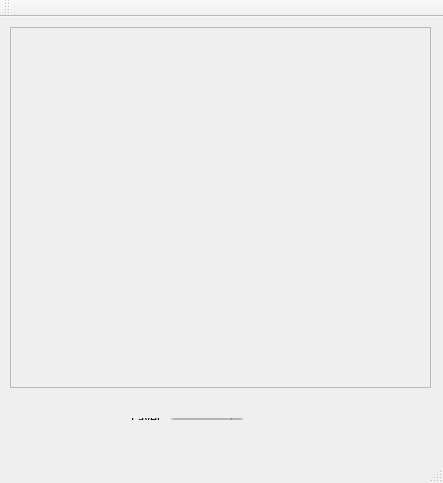
<?xml version="1.0" encoding="UTF-8"?>
<ui version="4.0">
 <class>MainWindow</class>
 <widget class="QMainWindow" name="MainWindow">
  <property name="geometry">
   <rect>
    <x>0</x>
    <y>0</y>
    <width>443</width>
    <height>483</height>
   </rect>
  </property>
  <property name="windowTitle">
   <string>MainWindow</string>
  </property>
  <widget class="QWidget" name="centralWidget">
   <widget class="QLabel" name="label_image">
    <property name="geometry">
     <rect>
      <x>420</x>
      <y>0</y>
      <width>20</width>
      <height>20</height>
     </rect>
    </property>
    <property name="text">
     <string/>
    </property>
   </widget>
   <widget class="QScrollArea" name="scrollArea_image">
    <property name="geometry">
     <rect>
      <x>10</x>
      <y>10</y>
      <width>421</width>
      <height>361</height>
     </rect>
    </property>
    <property name="widgetResizable">
     <bool>true</bool>
    </property>
    <widget class="QWidget" name="scrollAreaWidgetContents">
     <property name="geometry">
      <rect>
       <x>0</x>
       <y>0</y>
       <width>419</width>
       <height>359</height>
      </rect>
     </property>
    </widget>
   </widget>
   <widget class="QWidget" name="layoutWidget">
    <property name="geometry">
     <rect>
      <x>120</x>
      <y>390</y>
      <width>201</width>
      <height>24</height>
     </rect>
    </property>
    <layout class="QHBoxLayout" name="horizontalLayout_2">
     <item>
      <layout class="QHBoxLayout" name="horizontalLayout">
       <item>
        <widget class="QLabel" name="layer">
         <property name="text">
          <string>Layer:</string>
         </property>
        </widget>
       </item>
       <item>
        <widget class="QComboBox" name="comboBox_layer"/>
       </item>
      </layout>
     </item>
     <item>
      <widget class="QLabel" name="label_size">
       <property name="text">
        <string/>
       </property>
      </widget>
     </item>
    </layout>
   </widget>
  </widget>
  <widget class="QMenuBar" name="menuBar">
   <property name="geometry">
    <rect>
     <x>0</x>
     <y>0</y>
     <width>443</width>
     <height>21</height>
    </rect>
   </property>
  </widget>
  <widget class="QToolBar" name="mainToolBar">
   <attribute name="toolBarArea">
    <enum>TopToolBarArea</enum>
   </attribute>
   <attribute name="toolBarBreak">
    <bool>false</bool>
   </attribute>
  </widget>
  <widget class="QStatusBar" name="statusBar"/>
 </widget>
 <layoutdefault spacing="6" margin="11"/>
 <resources/>
 <connections/>
</ui>
